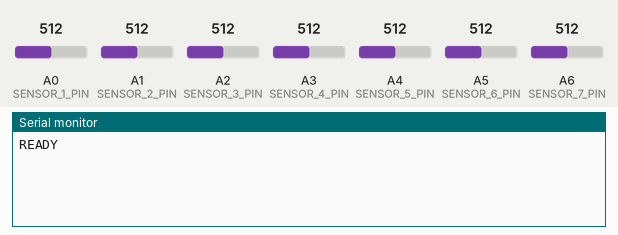
Recording of a sketch running on a simulated Arduino Mega 2560, built with avr-gcc and run on an emulated ATmega2560. Shown: the last lines printed to the serial monitor. The inputs (shaded band) are chosen by the test bench; at power-on: A0 (SENSOR_1_PIN) = 512, A1 (SENSOR_2_PIN) = 512, A2 (SENSOR_3_PIN) = 512, A3 (SENSOR_4_PIN) = 512, A4 (SENSOR_5_PIN) = 512, A5 (SENSOR_6_PIN) = 512, A6 (SENSOR_7_PIN) = 512.

Above: at 2.1 s.
2.2 s: A0 (SENSOR_1_PIN) set to 716
At 3.0 s:
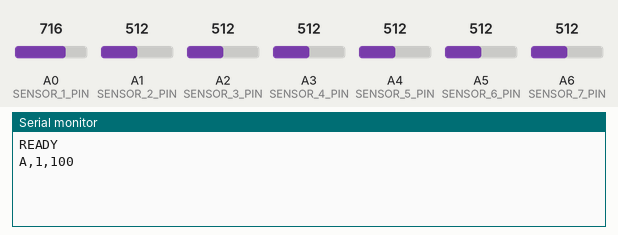
3.7 s: A1 (SENSOR_2_PIN) set to 992
At 4.1 s:
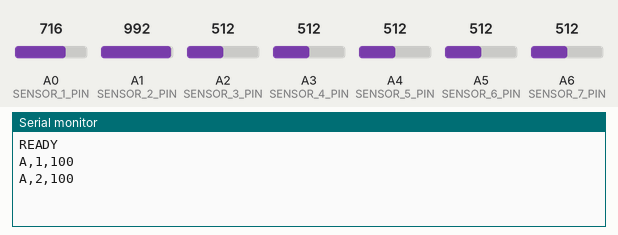

Measured:
- after the input at 2.2 s, the serial monitor: prints a new line at once (image 1)
- after the input at 3.7 s, the serial monitor: prints a new line at once (image 2)

The sketch:

ard.ino
```cpp
/*
 * LUNG AUSCULTATION TRAINER - Arduino Mega 2560
 *
 * Seven piezo locations. Pin definitions are intentionally easy to change.
 *
 * Serial protocol:
 *   READY
 *   A,<sensor>,<pressure> = newly detected active location
 *   P,<sensor>,<pressure> = stronger pressure at the active location
 *
 * Pressure is a normalized intensity index derived from the piezo peak.
 * It is NOT a calibrated physical pressure measurement.
 *
 * Important piezo limitation:
 *   the piezo voltage naturally decays after a press, even if contact remains.
 *   Therefore decay is NOT treated as a reliable release signal.
 */

#include <Arduino.h>

// -----------------------------------------------------------------------------
// SENSOR PIN PLACEHOLDERS
// -----------------------------------------------------------------------------
#define SENSOR_1_PIN A0
#define SENSOR_2_PIN A1
#define SENSOR_3_PIN A2
#define SENSOR_4_PIN A3
#define SENSOR_5_PIN A4
#define SENSOR_6_PIN A5
#define SENSOR_7_PIN A6

const uint8_t SENSOR_COUNT = 7;
const uint8_t SENSOR_PINS[SENSOR_COUNT] = {
    SENSOR_1_PIN, SENSOR_2_PIN, SENSOR_3_PIN, SENSOR_4_PIN,
    SENSOR_5_PIN, SENSOR_6_PIN, SENSOR_7_PIN
};

// -----------------------------------------------------------------------------
// CALIBRATION / EVENT TUNING
// -----------------------------------------------------------------------------
// Based on the observed readings: light press ~80-100, hard press ~150.
// Recalibrate these two values for the final physical assembly.
const int PRESS_THRESHOLD = 25;
const int MAX_PEAK = 150;

// Fast enough for responsive detection while reducing one-sample noise.
const float FILTER_ALPHA = 0.50f;

// Require more than one scan above threshold to confirm an event.
const uint8_t PRESS_CONFIRM_COUNT = 2;

// Capture the initial transient briefly so a hard press can establish its peak.
const unsigned long PEAK_CAPTURE_TIME_MS = 150;

// Only send meaningful peak/pressure changes.
const int PEAK_UPDATE_MARGIN = 8;
const int PRESSURE_UPDATE_MARGIN = 3;

// Cross-talk protection when switching between locations.
const int SENSOR_SWITCH_MARGIN = 15;
const int SENSOR_DOMINANCE_MARGIN = 10;
const int SENSOR_RISE_THRESHOLD = 8;
const unsigned long SENSOR_SWITCH_LOCKOUT_MS = 120;

// -----------------------------------------------------------------------------
// STATE
// -----------------------------------------------------------------------------
float filtered[SENSOR_COUNT];
int baseline[SENSOR_COUNT];
int peak[SENSOR_COUNT];
int previousSignal[SENSOR_COUNT];

int activeSensor = -1;
int activePressure = 0;
unsigned long captureStart = 0;
unsigned long activeSince = 0;

int candidateSensor = -1;
uint8_t candidateCount = 0;

enum SensorState { IDLE, CAPTURING, HOLDING };
SensorState state = IDLE;

// -----------------------------------------------------------------------------
// SERIAL OUTPUT
// -----------------------------------------------------------------------------
void sendActivation(int sensor, int pressure) {
    Serial.print("A,");
    Serial.print(sensor + 1);
    Serial.print(",");
    Serial.println(pressure);
}

void sendPressureUpdate(int sensor, int pressure) {
    Serial.print("P,");
    Serial.print(sensor + 1);
    Serial.print(",");
    Serial.println(pressure);
}

// -----------------------------------------------------------------------------
// PRESSURE MAPPING
// -----------------------------------------------------------------------------
// Default response is LINEAR so the Pi receives a pressure value that is
// proportional to the normalized piezo peak.
int peakToPressure(int value) {
    if (value <= PRESS_THRESHOLD) return 0;

    const float denominator = (float)(MAX_PEAK - PRESS_THRESHOLD);
    if (denominator <= 0.0f) return 100;

    float x = (float)(value - PRESS_THRESHOLD) / denominator;
    x = constrain(x, 0.0f, 1.0f);

    const int pressure = (int)(x * 100.0f + 0.5f);
    return constrain(pressure, 0, 100);
}

// -----------------------------------------------------------------------------
// SENSOR READING
// -----------------------------------------------------------------------------
int readSensor(uint8_t index) {
    const int raw = analogRead(SENSOR_PINS[index]);

    filtered[index] =
        FILTER_ALPHA * raw +
        (1.0f - FILTER_ALPHA) * filtered[index];

    int signal = (int)filtered[index] - baseline[index];
    if (signal < 0) signal = 0;

    return signal;
}

void findTopTwoSensors(
    const int signals[],
    int &bestSensor,
    int &bestValue,
    int &secondValue
) {
    bestSensor = -1;
    bestValue = 0;
    secondValue = 0;

    for (int i = 0; i < SENSOR_COUNT; i++) {
        const int value = signals[i];

        if (value > bestValue) {
            secondValue = bestValue;
            bestValue = value;
            bestSensor = i;
        } else if (value > secondValue) {
            secondValue = value;
        }
    }
}

void activateSensor(int sensor, const int signals[]) {
    activeSensor = sensor;
    peak[sensor] = signals[sensor];
    activePressure = peakToPressure(peak[sensor]);
    captureStart = millis();
    activeSince = millis();
    state = CAPTURING;

    sendActivation(sensor, activePressure);
}

// -----------------------------------------------------------------------------
// SETUP
// -----------------------------------------------------------------------------
void setup() {
    Serial.begin(115200);
    delay(500);

    // Nothing should touch the sensors during this baseline measurement.
    for (int i = 0; i < SENSOR_COUNT; i++) {
        long total = 0;

        for (int j = 0; j < 30; j++) {
            total += analogRead(SENSOR_PINS[i]);
            delay(2);
        }

        baseline[i] = total / 30;
        filtered[i] = (float)baseline[i];
        previousSignal[i] = 0;
        peak[i] = 0;
    }

    Serial.println("READY");
}

// -----------------------------------------------------------------------------
// MAIN LOOP
// -----------------------------------------------------------------------------
void loop() {
    int signals[SENSOR_COUNT];

    for (int i = 0; i < SENSOR_COUNT; i++) {
        signals[i] = readSensor(i);
    }

    int bestSensor;
    int bestValue;
    int secondValue;
    findTopTwoSensors(signals, bestSensor, bestValue, secondValue);

    // -------------------------------------------------------------------------
    // IDLE
    // -------------------------------------------------------------------------
    if (state == IDLE) {
        const bool validCandidate =
            bestSensor >= 0 &&
            bestValue >= PRESS_THRESHOLD &&
            bestValue >= secondValue + SENSOR_DOMINANCE_MARGIN;

        if (validCandidate) {
            if (candidateSensor == bestSensor) {
                if (candidateCount < PRESS_CONFIRM_COUNT) {
                    candidateCount++;
                }
            } else {
                candidateSensor = bestSensor;
                candidateCount = 1;
            }

            if (candidateCount >= PRESS_CONFIRM_COUNT) {
                activateSensor(bestSensor, signals);
                candidateSensor = -1;
                candidateCount = 0;
            }
        } else {
            candidateSensor = -1;
            candidateCount = 0;
        }
    }

    // -------------------------------------------------------------------------
    // CAPTURING
    // -------------------------------------------------------------------------
    else if (state == CAPTURING) {
        const int signal = signals[activeSensor];

        if (signal > peak[activeSensor] + PEAK_UPDATE_MARGIN) {
            peak[activeSensor] = signal;

            const int newPressure = peakToPressure(peak[activeSensor]);
            if (newPressure > activePressure + PRESSURE_UPDATE_MARGIN) {
                activePressure = newPressure;
                sendPressureUpdate(activeSensor, activePressure);
            }
        }

        if (millis() - captureStart >= PEAK_CAPTURE_TIME_MS) {
            state = HOLDING;
        }
    }

    // -------------------------------------------------------------------------
    // HOLDING
    // -------------------------------------------------------------------------
    else if (state == HOLDING) {
        // Only a genuinely rising event on another sensor can switch location.
        if (bestSensor >= 0 && bestSensor != activeSensor &&
            millis() - activeSince >= SENSOR_SWITCH_LOCKOUT_MS) {

            const int newSignal = signals[bestSensor];
            const int rising = newSignal - previousSignal[bestSensor];

            const bool newEvent =
                newSignal >= PRESS_THRESHOLD + SENSOR_SWITCH_MARGIN &&
                newSignal >= secondValue + SENSOR_DOMINANCE_MARGIN &&
                rising >= SENSOR_RISE_THRESHOLD;

            if (newEvent) {
                activateSensor(bestSensor, signals);
            }
        }

        // A stronger press at the active location raises the pressure again.
        // Natural decay is intentionally ignored.
        const int currentSignal = signals[activeSensor];

        if (currentSignal > peak[activeSensor] + PEAK_UPDATE_MARGIN) {
            peak[activeSensor] = currentSignal;

            const int newPressure = peakToPressure(peak[activeSensor]);
            if (newPressure > activePressure + PRESSURE_UPDATE_MARGIN) {
                activePressure = newPressure;
                sendPressureUpdate(activeSensor, activePressure);
            }
        }
    }

    for (int i = 0; i < SENSOR_COUNT; i++) {
        previousSignal[i] = signals[i];
    }
}
```
